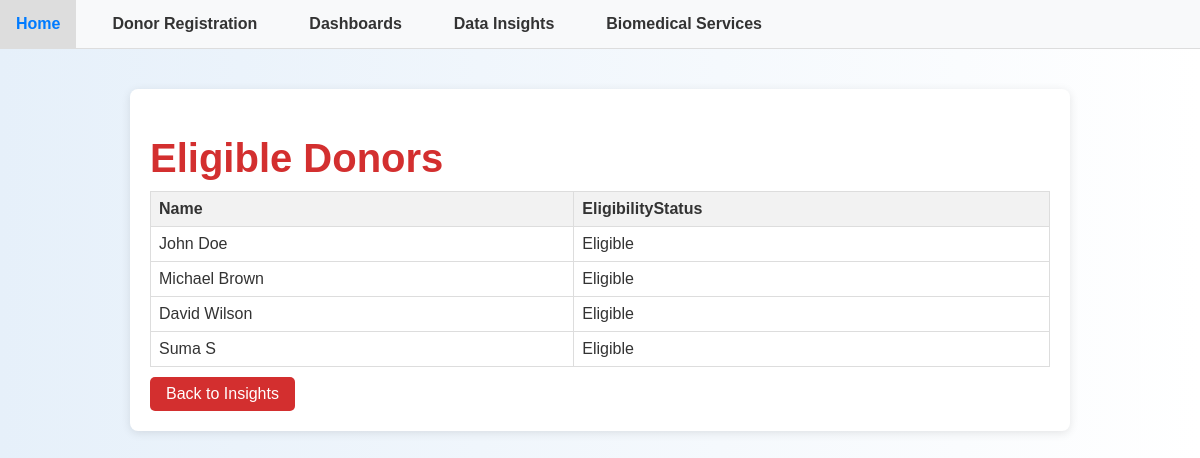
Before: /eligible_donors with the older database file.
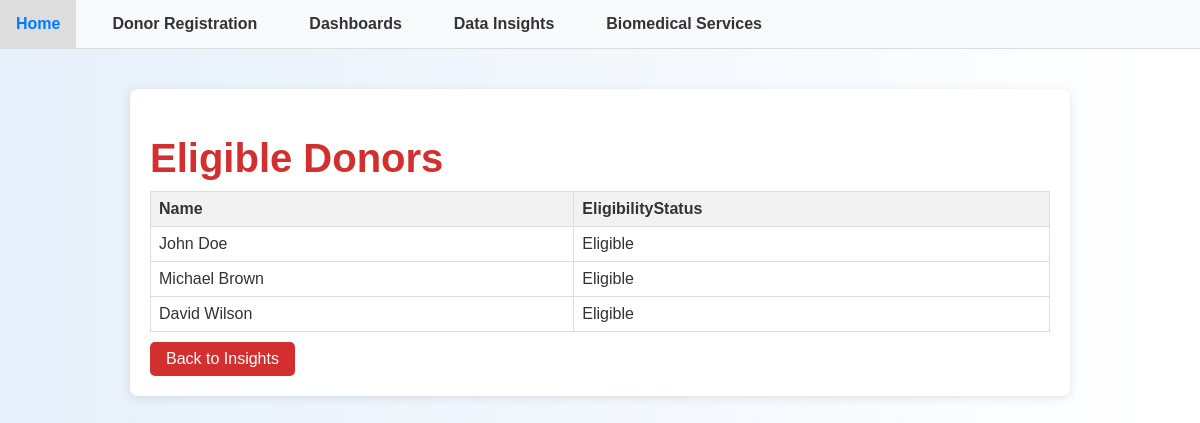
After: the same page with the newer database file.
### tables this page shows
CREATE TABLE DonationEligibility (
    EligibilityID INTEGER PRIMARY KEY AUTOINCREMENT,
    DonorID INTEGER NOT NULL,
    LastEligibilityCheck DATE NOT NULL,
    EligibilityStatus TEXT NOT NULL CHECK (EligibilityStatus IN ('Eligible', 'Not Eligible', 'Pending')),
    FOREIGN KEY (DonorID) REFERENCES Donors(DonorID) ON DELETE CASCADE
);

CREATE TABLE Donors (
    DonorID INTEGER PRIMARY KEY AUTOINCREMENT,
    Name TEXT NOT NULL,
    DateOfBirth DATE NOT NULL,
    BloodType TEXT NOT NULL CHECK (BloodType IN ('A+', 'A-', 'B+', 'B-', 'AB+', 'AB-', 'O+', 'O-')),
    ContactInfo TEXT NOT NULL,
    Email TEXT UNIQUE NOT NULL,
    LastDonationDate DATE
);

### app.py (the view)
@app.route('/eligible_donors')
def eligible_donors():
    conn = get_db()
    query = '''
    SELECT Donors.Name, DonationEligibility.EligibilityStatus
    FROM Donors
    JOIN DonationEligibility ON Donors.DonorID = DonationEligibility.DonorID
    WHERE DonationEligibility.EligibilityStatus = 'Eligible'
    '''
    results = conn.execute(query).fetchall()
    return render_template('query_results.html', results=results, title="Eligible Donors")

### app.py (called while the page is built)
def get_db():
    conn = sqlite3.connect('database.db')
    conn.row_factory = sqlite3.Row
    return conn

### templates/query_results.html
{% extends "layout.html" %}
{% block content %}
<div class="container">
    <h1>{{ title }}</h1>
    {% if results %}
        <table>
            <tr>
                {% for key in results[0].keys() if key not in ['DonorID', 'HospitalID'] %}
                    <th>{{ key }}</th>
                {% endfor %}
            </tr>
            {% for row in results %}
            <tr>
                {% for key in row.keys() if key not in ['DonorID', 'HospitalID'] %}
                    <td>
                        {% if key == 'LastDonationDate' %}
                            {{ row[key] if row[key] else "Never Donated" }}
                        {% else %}
                            {{ row[key] }}
                        {% endif %}
                    </td>
                {% endfor %}
            </tr>
            {% endfor %}
        </table>
    {% else %}
        <p>No results found.</p>
    {% endif %}
    <a href="{{ url_for('insights') }}" class="btn">Back to Insights</a>
</div>
{% endblock %}

Changed rows visible on the page:
removed DonationEligibility: Name "Suma S" "Eligible"
